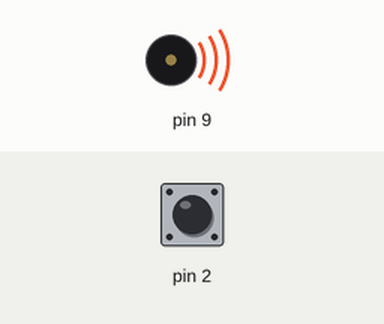
A sketch run on a simulated Arduino Uno, built with avr-gcc and run on an emulated ATmega328P. On the bench: buzzer (waves = sounding). Inputs (shaded band) come from the test bench; at power-on: pin 2 HIGH.

Above: at 3.1 s.
At 3.75 s:
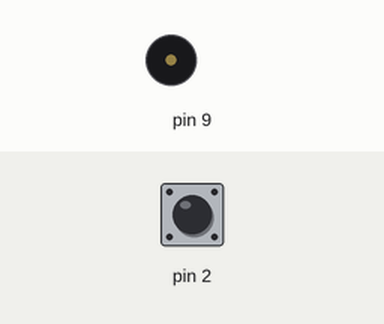
Timing chart, 0 to 5.6 s (numbered marks = the images above):
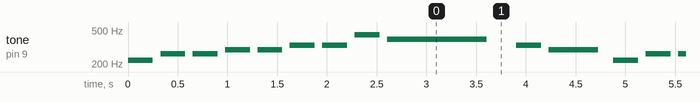

The sketch:

__.ino
```cpp
#include "pitches.h"
#define ROW1 13
#define ROW2 12
#define ROW3 11
#define ROW4 10
#define ROW5 A5
#define ROW6 8
#define ROW7 7
#define ROW8 6

#define COL1 5
#define COL2 4
#define COL3 3
#define COL4 A4
#define COL5 A3
#define COL6 A2
#define COL7 A1
#define COL8 A0

#define BUTTON 2

int melody1[] = {
  NOTE_A3, NOTE_C4, NOTE_C4, NOTE_D4, NOTE_D4, NOTE_E4 , NOTE_E4, NOTE_A4, NOTE_G4, NOTE_E4, NOTE_D4
};
int noteDurations1[] = {
  4, 4, 4, 4, 4, 4, 4, 4, 1, 4, 2
};
int melody2[]={
  NOTE_A3, NOTE_B3, NOTE_C4, NOTE_B3, NOTE_C4, NOTE_E4 , NOTE_B3
};
int noteDurations2[] = {
  4, 4, 1, 4, 2, 2, 1
};
const int row[] = {
  ROW1, ROW2, ROW3, ROW4, ROW5, ROW6, ROW7, ROW8};
const int col[] = {
  COL1,COL2, COL3, COL4, COL5, COL6, COL7, COL8};

byte scan[8][8] = {
  {1,0,0,0,0,0,0,0},
  {0,1,0,0,0,0,0,0},
  {0,0,1,0,0,0,0,0},
  {0,0,0,1,0,0,0,0},
  {0,0,0,0,1,0,0,0},
  {0,0,0,0,0,1,0,0},
  {0,0,0,0,0,0,1,0},
  {0,0,0,0,0,0,0,1}
};


byte sus[8][8] = {
  {1,1,1,0,0,0,1,1},
  {1,1,0,1,1,1,0,1},
  {0,0,0,1,0,0,0,0},
  {0,1,0,1,0,0,0,0},
  {0,1,0,1,1,1,0,1},
  {0,0,0,1,0,1,0,1},
  {1,1,0,1,0,1,0,1},
  {1,1,0,0,1,0,0,1}};


byte meow[8][8] = {
  {0,1,1,1,1,1,1,0},
  {0,0,1,1,1,1,0,0},
  {0,1,0,0,0,0,1,0},
  {0,1,1,1,1,1,1,0},
  {0,1,0,1,1,0,1,0},
  {0,1,1,1,1,1,1,0},
  {0,1,1,1,1,1,1,0},
  {0,1,1,1,1,1,1,0}};

int melodyNumber=0;
byte previousState=1, presentState=1; //patternNumber=0;
unsigned long tb=0, tn=0;


void showPattern(byte matrix[8][8]){
  for(byte i = 0; i < 8; i++){
    for(byte j = 0; j < 8; j++){
      digitalWrite(row[j], 1 - scan[i][j]);
      digitalWrite(col[j], 1 - matrix[i][j]);
    }
    for(byte j = 0; j < 8; j++){
      digitalWrite(row[j], HIGH);
      digitalWrite(col[j], LOW);
    }
  }
}

void setup()
{
  Serial.begin(9600);
  for (byte i = 0; i <= sizeof(row); i++) {
    pinMode(row[i], OUTPUT);
  }
  for (byte i = 0; i <= sizeof(col); i++) {
    pinMode(col[i], OUTPUT);
  }
  pinMode(2,INPUT_PULLUP);

}

void loop()
{
  //myTime = millis();

  if(melodyNumber==0){
    for(int thisNote = 0; thisNote < 11; thisNote++){
          int noteDuration = 1000 / noteDurations1[thisNote];
          tone(9, melody1[thisNote], noteDuration);
          int pauseBetweenNotes = noteDuration * 1.30;
          while(tn-tb<pauseBetweenNotes){
            tn=millis();
            showPattern(sus);
          }
          tb=tn;
          noTone(9);
          presentState=digitalRead(2);
          if(presentState==0 && previousState==1){
            melodyNumber++;
            thisNote=11;
          }
          previousState=presentState;
    }
  }

  if(melodyNumber == 1){
     for(int thisNote = 0; thisNote < 7; thisNote++){
            int noteDuration = 1000 / noteDurations2[thisNote];
            tone(9, melody2[thisNote], noteDuration);
            int pauseBetweenNotes = noteDuration * 1.30;
            while(tn-tb<pauseBetweenNotes){
              tn=millis();
              showPattern(meow);
            }
            tb=tn;
            noTone(9);
            presentState=digitalRead(2);
            if(presentState==0 && previousState==1){
              melodyNumber--;
              thisNote=7;
            }
            previousState=presentState;
      }
   }
}
```

pitches.h
```cpp
/*************************************************
   Public Constants
 *************************************************/

#define NOTE_B0  31
#define NOTE_C1  33
#define NOTE_CS1 35
#define NOTE_D1  37
#define NOTE_DS1 39
#define NOTE_E1  41
#define NOTE_F1  44
#define NOTE_FS1 46
#define NOTE_G1  49
#define NOTE_GS1 52
#define NOTE_A1  55
#define NOTE_AS1 58
#define NOTE_B1  62
#define NOTE_C2  65
#define NOTE_CS2 69
#define NOTE_D2  73
#define NOTE_DS2 78
#define NOTE_E2  82
#define NOTE_F2  87
#define NOTE_FS2 93
#define NOTE_G2  98
#define NOTE_GS2 104
#define NOTE_A2  110
#define NOTE_AS2 117
#define NOTE_B2  123
#define NOTE_C3  131
#define NOTE_CS3 139
#define NOTE_D3  147
#define NOTE_DS3 156
#define NOTE_E3  165
#define NOTE_F3  175
#define NOTE_FS3 185
#define NOTE_G3  196
#define NOTE_GS3 208
#define NOTE_A3  220
#define NOTE_AS3 233
#define NOTE_B3  247
#define NOTE_C4  262
#define NOTE_CS4 277
#define NOTE_D4  294
#define NOTE_DS4 311
#define NOTE_E4  330
#define NOTE_F4  349
#define NOTE_FS4 370
#define NOTE_G4  392
#define NOTE_GS4 415
#define NOTE_A4  440
#define NOTE_AS4 466
#define NOTE_B4  494
#define NOTE_C5  523
#define NOTE_CS5 554
#define NOTE_D5  587
#define NOTE_DS5 622
#define NOTE_E5  659
#define NOTE_F5  698
#define NOTE_FS5 740
#define NOTE_G5  784
#define NOTE_GS5 831
#define NOTE_A5  880
#define NOTE_AS5 932
#define NOTE_B5  988
#define NOTE_C6  1047
#define NOTE_CS6 1109
#define NOTE_D6  1175
#define NOTE_DS6 1245
#define NOTE_E6  1319
#define NOTE_F6  1397
#define NOTE_FS6 1480
#define NOTE_G6  1568
#define NOTE_GS6 1661
#define NOTE_A6  1760
#define NOTE_AS6 1865
#define NOTE_B6  1976
#define NOTE_C7  2093
#define NOTE_CS7 2217
#define NOTE_D7  2349
#define NOTE_DS7 2489
#define NOTE_E7  2637
#define NOTE_F7  2794
#define NOTE_FS7 2960
#define NOTE_G7  3136
#define NOTE_GS7 3322
#define NOTE_A7  3520
#define NOTE_AS7 3729
#define NOTE_B7  3951
#define NOTE_C8  4186
#define NOTE_CS8 4435
#define NOTE_D8  4699
#define NOTE_DS8 4978
```

Measured:
- by itself, tone on pin 9: plays 220 Hz for 0.25 s, 262 Hz for 0.25 s, 262 Hz for 0.25 s, 294 Hz for 0.25 s, 294 Hz for 0.25 s, 330 Hz for 0.25 s … (92 notes in this stretch)
